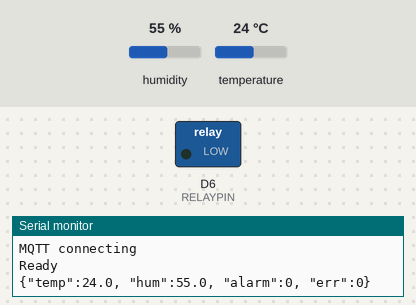
Bench run of a program on a simulated ESP8266 (Wemos D1 mini). Shown: switched loads named in the program (green lamp = pin HIGH), the last lines printed to the serial monitor. The test bench sets the inputs (shaded band); at power-on: humidity 55 %, temperature 24 °C. WiFi joins after 1.5 s; servers stay silent unless stated; no MQTT or app messages arrive unless stated.

Above: at 18.0 s.
18.1 s: humidity set to 79 %
34.2 s: humidity set to 82 %
At 42.5 s:
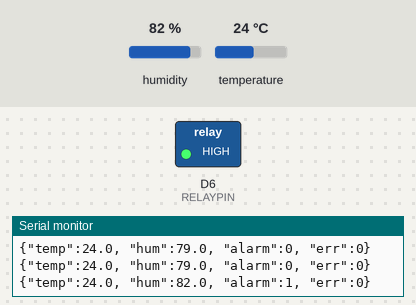
50.3 s: humidity set to 22 %
At 53.0 s:
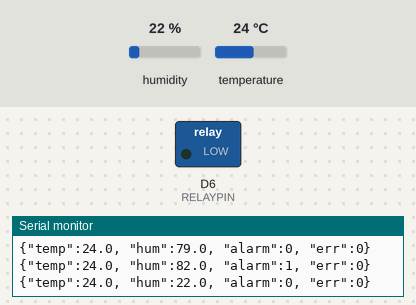
66.4 s: humidity set to 88 %
At 72.8 s:
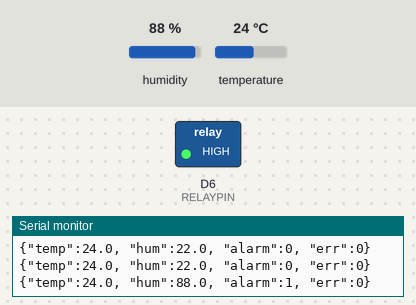
Timing chart, 0 to 74.3 s (numbered marks = the images above; inputs shaded):
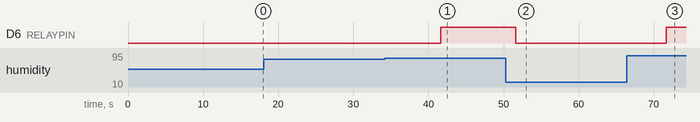

The program:

main.cpp
```cpp
/*
https://pubsubclient.knolleary.net/index.html

*/


#include <ESP8266WiFi.h>
#include <PubSubClient.h>
#include <Adafruit_Sensor.h>
#include <DHT.h>


#define DHTPIN D3
#define RELAYPIN D6

WiFiClient wifi;
PubSubClient mqtt(wifi);
DHT dht(DHTPIN, DHT22);


const char* SSID = "breakingBad";
const char* SSID_PWD = "@@oy108-33";
// const char* SSID = "ozanopo";
// const char* SSID_PWD = "baa533f161fc";

const char* MQTT_SRV = "34.241.70.227";
const int MQTT_PORT  = 1883;
const char* MQTT_USR = "";
const char* MQTT_PWD = "";


enum class StatusEnum {
    BOCEK_WIFI_PENDING,
    BOCEK_MQTT_PENDING,
    BOCEK_READY
};

StatusEnum status;

void setup() {
    Serial.begin(9600);
    delay(10);

    WiFi.mode(WIFI_STA);
    WiFi.begin(SSID, SSID_PWD);
    Serial.print("\nWiFi connecting ");
    status = StatusEnum::BOCEK_WIFI_PENDING;

    mqtt.setServer(MQTT_SRV, MQTT_PORT);

    dht.begin();
    pinMode(RELAYPIN, OUTPUT);
    digitalWrite(RELAYPIN, 0);
}

unsigned long nextLoop;

void loop() {
    delay(10);
    switch(status) {
        case StatusEnum::BOCEK_WIFI_PENDING:
            if(WiFi.status() == WL_CONNECTED) {
                status = StatusEnum::BOCEK_MQTT_PENDING;
                mqtt.connect("BocekClient");
                nextLoop = millis()+5000; // next mqtt connect
                Serial.print("\nMQTT connecting ");
            }
            else {
                if(!(millis()%500))
                    Serial.print(".");
            }
        break;

        case StatusEnum::BOCEK_MQTT_PENDING:
            if(mqtt.connected()) {
                Serial.print("\nReady\n");
                status = StatusEnum::BOCEK_READY;
                nextLoop = millis()+10000; // next bme280 read
            }
            else {
                if(nextLoop < millis()) {
                    mqtt.connect("BocekClient");
                    nextLoop = millis()+5000; // next mqtt connect
                    Serial.print("\nMQTT connecting ");
                }
                else {
                    if(!(millis()%500))
                        Serial.print(".");
                }
            }
        break;

        case StatusEnum::BOCEK_READY:
            if(mqtt.connected()) {
                mqtt.loop();

                if(nextLoop<millis()) {
                    float h = dht.readHumidity();
                    float t = dht.readTemperature();
                    bool err=false;

                    if(isnan(h) || isnan(t)) {
                        Serial.print("dht22 read failed\n");
                        h = t = -1;
                        err = true;
                    }

                    bool a = h>80 || t<23 || t>28;
                    char buff[64];
                    snprintf(buff, 64, "{\"temp\":%.1f, \"hum\":%.1f, \"alarm\":%d, \"err\":%d}", t, h, a, err);
                    if(!mqtt.publish("bocek", buff)) {
                        Serial.print("err: publish failed\n");
                    }
                    else {
                        Serial.print(buff);
                        Serial.print("\n");
                    }

                    if(!err)
                        digitalWrite(RELAYPIN, h>80 || t>28);

                    nextLoop = millis()+10000; // next bme280 read
                }
            }
            else {
                status = StatusEnum::BOCEK_MQTT_PENDING;
                mqtt.connect("BocekClient");
                nextLoop = millis()+5000; // next mqtt connect
                Serial.print("\nMQTT connecting ");
            }


        break;

        default:
        break;
    }
}
```

Measured:
- the behaviour switches between 80 and 81 % on humidity (found by bisection; images 0 and 1)
- after the input at 34.2 s, D6 (RELAYPIN): LOW → HIGH after 7.4 s
- after the input at 50.3 s, D6 (RELAYPIN): HIGH → LOW after 1.3 s
- after the input at 66.4 s, D6 (RELAYPIN): LOW → HIGH after 5.3 s
